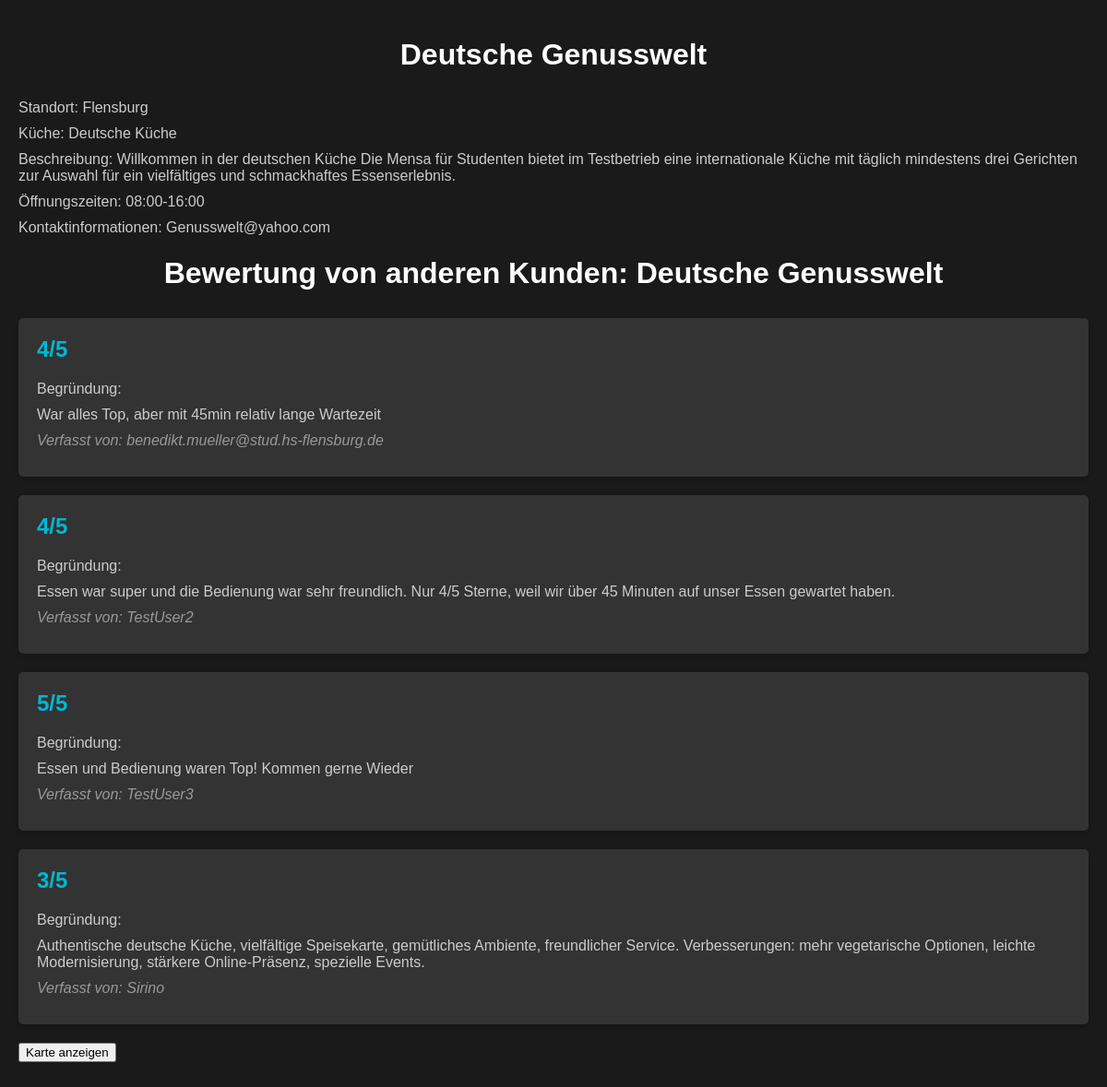
/restaurant/restaurant/1/, run on the app's committed database.
### restaurant/models.py (models this page shows, shortened)
class Restaurant(models.Model):
    owner = models.ForeignKey(UserProfile, on_delete=models.CASCADE, related_name='owned_restaurants')
    name = models.CharField(max_length=100)
    location = models.CharField(max_length=100)
    cuisine = models.CharField(max_length=50, choices=Choices.PREFERENCE_CHOICES)
    description = models.TextField(blank=True)
    opening_hours = models.CharField(max_length=100)
    contact_info = models.CharField(max_length=100)
    capacity = models.IntegerField(default=0)
    def __str__(self):
        return self.name

class Feedback(models.Model):
    customer = models.ForeignKey(UserProfile,on_delete=models.CASCADE)
    restaurant = models.ForeignKey(Restaurant, on_delete=models.CASCADE)
    vote = models.CharField(max_length=10, choices=Choices.VOTE_CHOICES)
    feedback = models.TextField(blank=True)

class UserProfile(models.Model):
    user = models.OneToOneField(User, on_delete=models.CASCADE)
    phone_number = models.CharField(max_length=15, blank=True)
    role = models.CharField(max_length=50, choices=Choices.ROLE_CHOICES)
    age = models.IntegerField(default=0)
    def __str__(self):
        return str(self.user)

### restaurant/views.py (the view)
# urls.py: path('restaurant/<int:pk>/', views.restaurant_detail, name='restaurant_detail'),
def restaurant_detail(request, pk):
    restaurant = get_object_or_404(Restaurant, pk=pk)
    images = restaurant.images.all()
    feedbacks = Feedback.objects.filter(restaurant=restaurant)
    menu_items = Menu.objects.filter(restaurant=restaurant)
    return render(request, 'restaurant/restaurant_detail.html', {'restaurant': restaurant, 'images': images,'feedbacks':feedbacks,'menu_items':menu_items})

### restaurant/templates/restaurant/restaurant_detail.html (shortened to what this page needs)
<!DOCTYPE html>
<html>
<head>
</head>
<body>
    <h1>{{ restaurant.name }}</h1>
    <p>Standort: {{ restaurant.location }}</p>
    <p>Küche: {{ restaurant.get_cuisine_display }}</p>
    <p>Beschreibung: {{ restaurant.description }}</p>
    <p>Öffnungszeiten: {{ restaurant.opening_hours }}</p>
    <p>Kontaktinformationen: {{ restaurant.contact_info }}</p>
    <h1>Bewertung von anderen Kunden: {{restaurant}}</h1>
    <ul>
        {% for feedback in feedbacks %}
        <li>
            <h2>{{feedback.get_vote_display}}</h2>
            <p>Begründung:</p>
            <p>{{feedback.feedback}}</p>
            <p class="author">Verfasst von: {{feedback.customer}}</p>
        </li>
        {% empty %}
        <li class="no-feedback"><p>Noch keine Bewertungen da...</p></li>
        {% endfor %}
        <button id="menuButton">Karte anzeigen</button>
</body>
</html>

### restaurant/templates/restaurant/restaurant_detail.html (style rules this page uses)
body { font-family: Arial, sans-serif; margin: 0; padding: 20px; background-color: #1a1a1a; color: #f0f0f0; }
h1 { color: #ffffff; text-align: center; margin-bottom: 30px; }
ul { list-style-type: none; padding: 0; }
li { background-color: #333333; padding: 20px; margin-bottom: 20px; border-radius: 5px; box-shadow: 0 2px 5px rgba(0, 0, 0, 0.2); }
h2 { color: #00b8d4; margin-top: 0; }
p { margin: 10px 0; color: #cccccc; }
.author { font-style: italic; color: #999999; }

### data on the page
Restaurant: name "Deutsche Genusswelt", location "Flensburg", cuisine "Deutsche Küche", description "Willkommen in der deutschen Küche Die Mensa für Studenten bietet im Testbetrieb eine internationale Küche mit täglich mindestens drei Gerichten zur Auswahl für ein vielfältiges und schmackhaftes Essenserlebnis.", opening_hours "08:00-16:00", contact_info "Genusswelt@yahoo.com"
Feedback: vote "4/5", feedback "War alles Top, aber mit 45min relativ lange Wartezeit", customer "benedikt.mueller@stud.hs-flensburg.de"
Feedback: vote "4/5", feedback "Essen war super und die Bedienung war sehr freundlich. Nur 4/5 Sterne, weil wir über 45 Minuten auf unser Essen gewartet haben.", customer "TestUser2"
Feedback: vote "5/5", feedback "Essen und Bedienung waren Top! Kommen gerne Wieder", customer "TestUser3"
Feedback: vote "3/5", feedback "Authentische deutsche Küche, vielfältige Speisekarte, gemütliches Ambiente, freundlicher Service. Verbesserungen: mehr vegetarische Optionen, leichte Modernisierung, stärkere Online-Präsenz, spezielle Events.", customer "Sirino"
